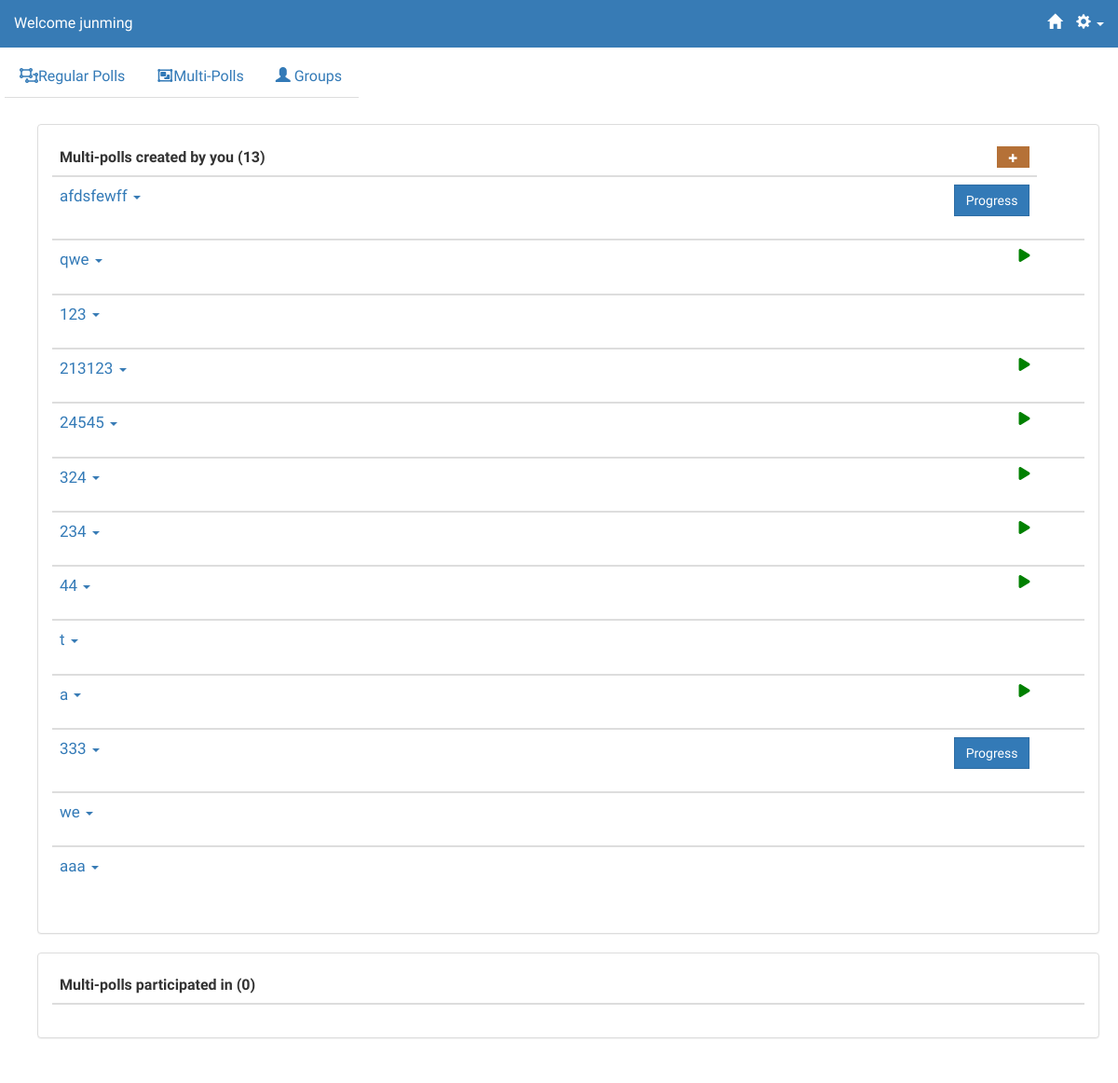
Page /polls/m_polls (signed in) on the earlier database version.
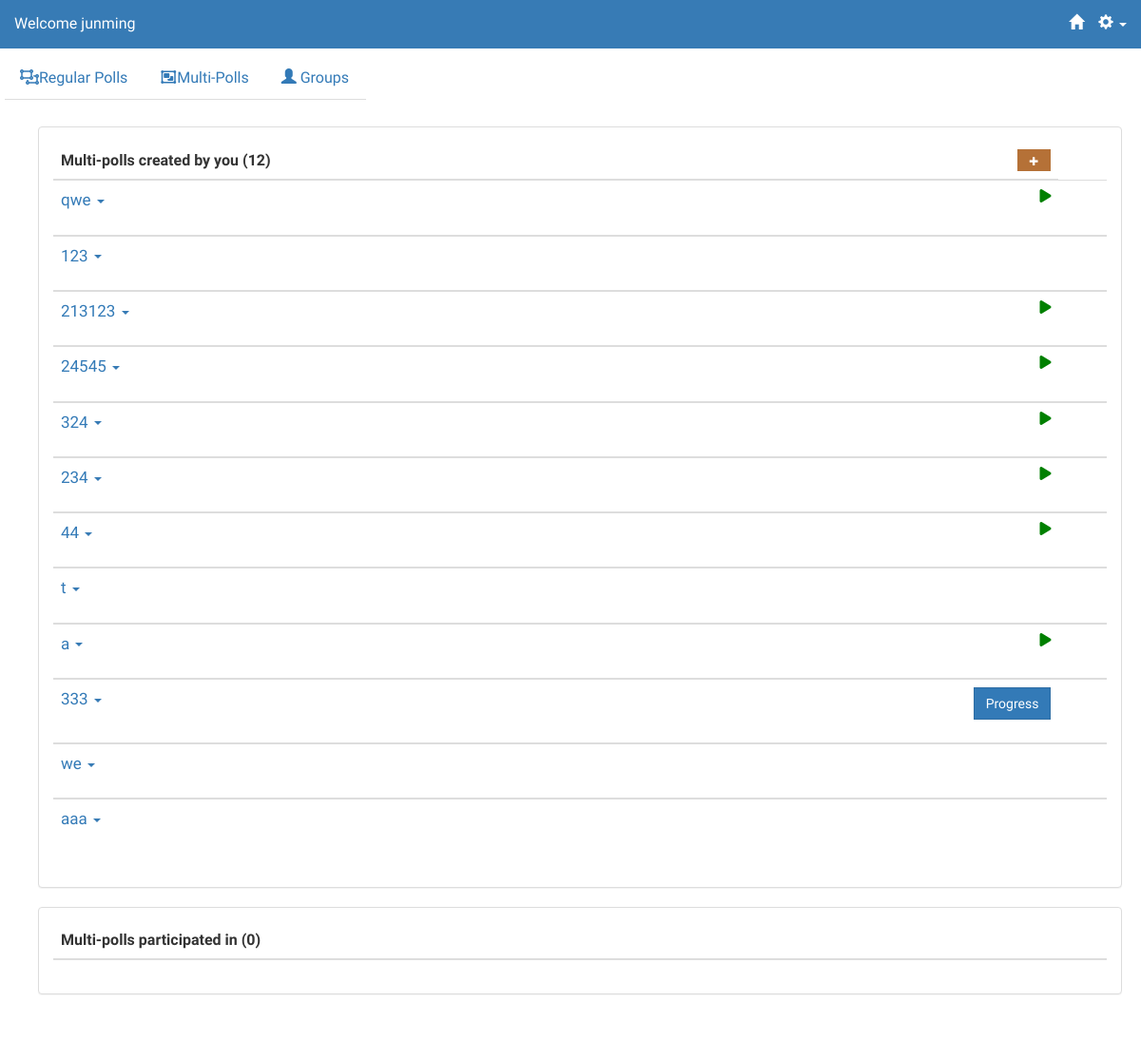
Same page on the later database version.
### multipolls/models.py (models this page shows, shortened)
@python_2_unicode_compatible
class MultiPoll(models.Model):
    number = models.IntegerField(default=1)
    title = models.CharField(max_length=20)
    description = models.CharField(max_length=500)
    owner = models.ForeignKey(User,related_name='owner')
    questions = models.ManyToManyField(Question, through='MultiPollQuestion', through_fields=('multipoll','question'))
    voters = models.ManyToManyField(User, related_name='multipoll_participated')
    pos = models.IntegerField(default=0)
    status = models.IntegerField(default=0)
    emailInvite = models.BooleanField(default=True)
    emailDelete = models.BooleanField(default=True)

### polls/views.py (the view)
class MultiPollsView(generic.ListView):
    template_name = 'polls/m_polls.html'
    context_object_name = 'question_list'
    def get_queryset(self):
        return Question.objects.all()
    def get_context_data(self, **kwargs):
        ctx = super(MultiPollsView, self).get_context_data(**kwargs)
        ctx['multipolls_created'] = reverseListOrder(MultiPoll.objects.filter(owner = self.request.user))
        ctx['multipolls_participated'] = reverseListOrder(self.request.user.multipoll_participated.exclude(owner = self.request.user))
        return ctx

### polls/views.py (called while the page is built)
def reverseListOrder(query):
    listQuery = list(query)
    listQuery.reverse()
    return listQuery

### polls/templates/polls/m_polls.html (shortened to what this page needs)
{% extends 'polls/base.html' %}
{% block content %}
<br/>
<div class="container">
<div name="created" class="panel panel-default">
    <div class="panel-body">
        <table style = "width:100%;border-collapse:collapse;" class="table" name="created">
            <thead>
                <tr>
                    <th>
                        Multi-polls created by you ({{ multipolls_created|length }})
                    </th>
                    <th>
                        <a href="{% url 'multipolls:AddStep1' %}" style='font-size:60%; float:right;' class="btn btn-yellow">
                            <span class="glyphicon glyphicon-plus"></span>
                        </a>
                    </th>
                </tr>
            </thead>
            {% for mpoll in multipolls_created %}
            <tbody>
                <tr style = "margin:0; padding:0" data-toggle="collapse" data-target="#{{ mpoll.id }}" class="accordion-toggle">
                    <td>
                        <a href="{%url 'multipolls:mpollinfo' mpoll.id %}"  data-toggle="tooltip" data-placement="right" title="Description: {%if mpoll.description %} {{mpoll.description}} {%else%} None. {%endif%}">
                        <span style= "padding-top:0;padding-bottom:0;margin-top:0;margin-bottom:0; font-size:17px;">
                            {{ mpoll.title }}
                        </span></a>
                        <span href="#collapse{{ forloop.counter }}" class="caret" style="color:#377BB5;"></span>
                    </td>
                    {% if mpoll.status == 0 %}
                    <td>
                        <div class="start-icon">
                            <i class="fa fa-play" aria-hidden="true" data-toggle="modal" data-target="#confirm-startmpoll{{ mpoll.id }}"></i>
                        </div>
                    </td>
                    <td>
                    </td>
                    {% elif mpoll.status != mpoll.number|add:"1" %}
                        <td>
                            <a href="{% url 'multipolls:progress' mpoll.id %}">
                                <span class="btn btn-primary" style = "float:right">Progress</span>
                            </a>
                        </td>
                    {% endif %}
                </tr>
                <tr>
                    <td colspan="12" class="hiddenRow" style="border-top: none;">
                    </td>
                </tr>
            </tbody>
            {% endfor %}
        </table>
     </div>
</div>
<div name="participated" class="panel panel-default">
    <div class="panel-body">
    <table style = "width:100%;" class="table" name="participated">
        <thead>
            <tr>
                <th>
                    Multi-polls participated in ({{ multipolls_participated|length }})
                </th>
            </tr>
        </thead>
    </table>
    </div>
</div>
</div>
{% endblock %}

### polls/templates/polls/base.html (shortened to what this page needs)
{% load staticfiles %}
<html>
	<head>
    <link rel="stylesheet" href="https://maxcdn.bootstrapcdn.com/bootstrap/3.3.6/css/bootstrap.min.css" />
    <link rel="stylesheet" type="text/css" href="{% static 'css/stylish-portfolio.css' %}" />
    <link rel="stylesheet" type="text/css" href="{% static 'css/shared.css' %}"/>
    <link rel="stylesheet" type="text/css" href="{% static 'css/introjs.css' %}"/>
    <link href="https://cdnjs.cloudflare.com/ajax/libs/select2/4.0.3/css/select2.min.css" rel="stylesheet" />
	{% if request.flavour == "mobile" %}
	<link rel="stylesheet" type="text/css" href="/static/css/mobile.css"/>
	{% else %}
	<link rel="stylesheet" type="text/css" href="/static/css/desktop.css"/>
	{% endif %}
	</head>
	<body>
                {% if user.is_authenticated %}
				 <nav class="navbar navbar-default navbar-fixed-top" style="background-color:#377BB5; border-color: transparent;">
                {% else %}
                 <nav class="navbar navbar-default navbar-fixed-top" style="background-color:transparent; border-color: transparent;">
                {%endif%}
					{% if request.flavour == "mobile" %}
					<div class="container-fluid" style = "margin-left: 10px; margin-right: 10px;">
				    {% else %}
				    <div class="container-fluid">
				    {% endif %}
                        <div class="navbar-header" >
                            <a class="navbar-brand" href="/polls/" style ="font-size: 100%;
                            {% if user.is_authenticated %}
                            color:white;
                            {%else%}
                            color:black;
                            {% endif %}">
                                 Welcome
                                {% if user.is_authenticated %}
                                {% if request.user.first_name == "" %}
                                {{ request.user.username }}
                                {% endif %}
                                {% endif %} </a>
                           </div>
                        <div class="collapse navbar-collapse" id="bs-example-navbar-collapse-1">
							{% if user.is_authenticated %}
							<ul class="nav navbar-nav navbar-right">
                                <li><a href="{% url 'polls:index' %}" style="color:white;"><span class="glyphicon navbar-right glyphicon-home"></span></a></li>
								<li class="dropdown">
									<a class="dropdown-toggle" data-toggle="dropdown" role="button" aria-haspopup="true" aria-expanded="false" style="color:white;"> <span class="glyphicon glyphicon-cog"> </span> <span class="caret"></span> </a>
								</li>
							</ul>
							{% endif %}
                            </div>
						</div>
				</nav>
            {% if user.is_authenticated %}
				<div>
                    <ul class="nav nav-tabs" style="margin-top:60px; position: fixed;">
                        <li><a href="{% url 'polls:regular_polls' %}"><span class="fa fa-object-ungroup"></span>Regular Polls</a></li>
                        <li><a href="{% url 'polls:m_polls' %}"><span class="fa fa-object-group"></span>Multi-Polls</a></li>
                        <li><a href="{% url 'groups:index' %}"><span class="glyphicon glyphicon-user"></span> Groups</a></li>
                    </ul>
            {% else %}
                <br>
                <div name="MainPage">
            {% endif %}
                <div style="padding:110px 20px;">
                {% block content %}
                {% endblock %}
                </div>
            </div>
	</body>
</html>

### static/css/stylish-portfolio.css (style rules this page uses)
html, body { width: 100%; height: 100%; }
body { font-family: "Source Sans Pro","Helvetica Neue",Helvetica,Arial,sans-serif; }
.btn-yellow { color: white; background-color: #b57137; }
.btn-yellow span { color:white; }
.start-icon { font-size:.8em; color:green; cursor:pointer; float:right; }

### static/css/shared.css (style rules this page uses)
* { font-size: 100%; }
a { font-size: 100%; text-decoration: none !important; }
div { font-size:100% !important; }

### static/css/desktop.css (style rules this page uses)
body { min-height: 1000px; padding-top: 0px; padding-bottom: 20px; margin-left: 0; margin-right: 0; padding-left: 5px; padding-right: 5px; font-size: medium; }

### polls/templates/polls/base.html (style rules this page uses)
.btn { border-radius:0; }

Differences in the rows shown:
removed MultiPoll: title "afdsfewff", status "Progress"
Other differences:
{{ multipolls_created|length }}: "13" → "12"
